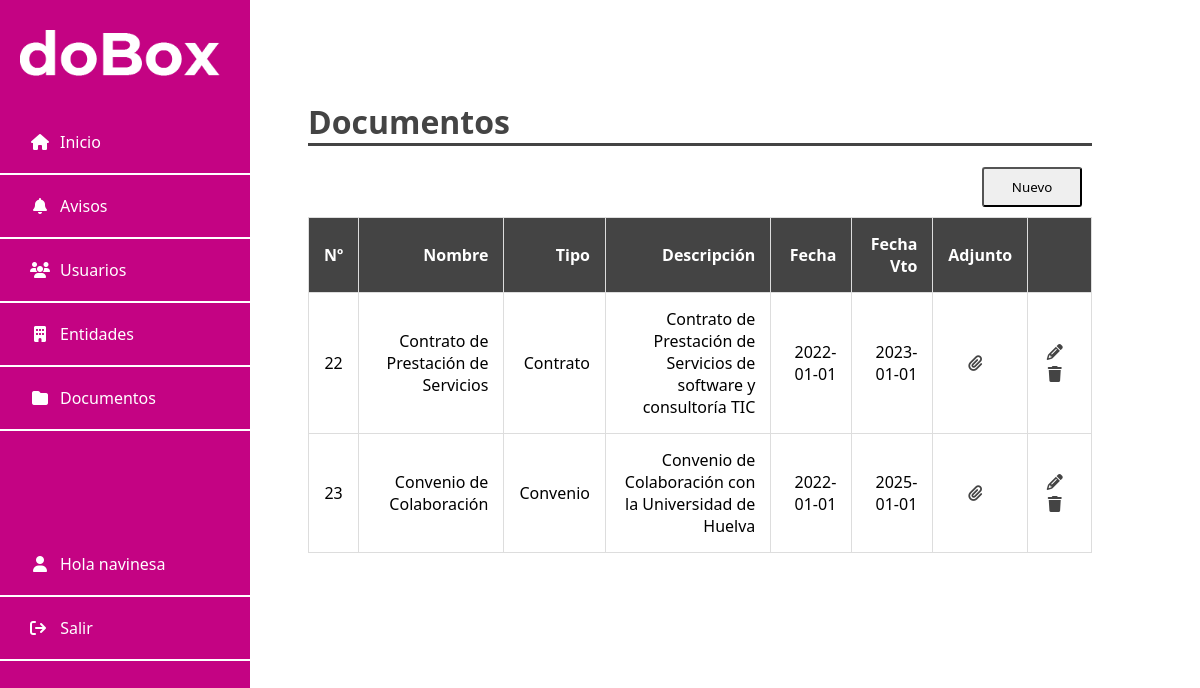
The page /documentos/griddocumentos.php (signed in) on the database its author committed.
### tables this page shows
CREATE TABLE `tbl_documentos` (
  `ID` int(11) NOT NULL,
  `NOMBRE` varchar(255) DEFAULT NULL,
  `TIPO` varchar(50) DEFAULT NULL,
  `DESCRIPCION` varchar(500) DEFAULT NULL,
  `FECHA` date DEFAULT NULL,
  `FECHA_VTO` date DEFAULT NULL,
  `ARCHIVO` varchar(255) NOT NULL
);

### login/Usuario_Sesion.php (called while the page is built, shortened)
<?php
class Usuario_Sesion
{
    private $usuario = null;
    private $rol = null;
    function __construct()
    {
        if (isset($_SESSION["usuario"]) || isset($_SESSION["rol"]) || isset($_SESSION["id"]) || isset($_SESSION["email"])) {
            $this->usuario = $_SESSION["usuario"];
            $this->rol = $_SESSION["rol"];
        }
    }
    public function getUsuario()
    {
        return $this->usuario;
    }
    public function getRol()
    {
        return $this->rol;
    }
}

### documentos/griddocumentos.php (the view, shortened to what this page needs)
<?php
require('../conexion.php');
include "../login/Usuario_Sesion.php";
$usuario_sesion = new Usuario_Sesion();
$usuario = $usuario_sesion->getUsuario();
$rol = $usuario_sesion->getRol();
$resultado = $mysqli->query("SELECT * FROM tbl_documentos");
?>
<!DOCTYPE html>
<html lang="es">
<head>
    <link rel="stylesheet" type="text/css" href="../css/index.css">
    <link rel="stylesheet" href="https://cdnjs.cloudflare.com/ajax/libs/font-awesome/6.1.1/css/all.min.css" />
</head>
<body>
    <div class="sidenav">
        <img class="logo" src="../img/logo_doBox_white.png">
        <a href="../home.php"><i class="fa fa-fw fa-home"></i>Inicio</a>
        <?php if ($rol === 'Administrador') { ?>
            <a href="../avisos/gridavisos.php"><i class="fa fa-fw fa-bell"></i>Avisos</a>
            <a href="../usuarios/gridusuarios.php"><i class="fa fa-fw fa-users"></i>Usuarios</a>
        <?php }
        ?>
        <a href="../entidades/gridentidades.php"><i class="fa fa-fw fa-building"></i>Entidades</a>
        <a href="../documentos/griddocumentos.php"><i class="fa fa-fw fa-folder"></i>Documentos</a>
        <br>
        <div class="sesion">
            <a href="index.php"><i class="fa fa-fw fa-user"></i>Hola <?php echo $usuario ?></a>
            <a href="../login/logout.php"><i class="fa fa-solid fa-arrow-right-from-bracket"></i> Salir</a>
        </div>
    </div>
    <div class="main">
        <h1>Documentos</h1>
        <button onclick="location.href='nuevo_documento.php'" class="guardar">Nuevo</button>
        <table>
            <thead>
                <tr>
                    <th>Nº</th>
                    <th>Nombre</th>
                    <th>Tipo</th>
                    <th>Descripción</th>
                    <th>Fecha</th>
                    <th>Fecha Vto</th>
                    <th>Adjunto</th>
                    <th> </th>
                </tr>
            </thead>
            <tbody>
                <?php
                while ($fila = $resultado->fetch_assoc()) { ?>
                    <tr>
                        <td class="celdacentrada"><?php echo $fila['ID']; ?></td>
                        <td><?php echo $fila['NOMBRE']; ?></td>
                        <td><?php echo $fila['TIPO']; ?></td>
                        <td><?php echo $fila['DESCRIPCION']; ?></td>
                        <td><?php echo $fila['FECHA']; ?></td>
                        <td><?php echo $fila['FECHA_VTO']; ?></td>
                        <td class="celdacentrada"><a href="leer_documento.php?ID=<?php echo $fila['ID']; ?>"><i class="fa fa-fw fa-paperclip link"></i></td>
                        <td class="celdacentrada"><a href="modificar_documento.php?ID=<?php echo $fila['ID']; ?>"><i class="fa fa-fw fa-pencil link"></i><a href="eliminar_documento.php?ID=<?php echo $fila['ID']; ?>"><i class="fa fa-fw fa-trash link"></td>
                    </tr>
                <?php } ?>
            </tbody>
        </table>
    </div>
</body>
</html>

### css/index.css (style rules this page uses)
body { font-family:'Segoe UI', Tahoma, Geneva, Verdana, sans-serif }
h1 { border-bottom: 3px solid #444; color:#444 }
.logo { width: 200px; margin: 20px 20px 20px 10px; padding: 10px 10px 10px 10px; border-radius: 10px }
.fa { padding-right: 10px }
.sidenav { height: 100%; width: 250px; position: fixed; z-index: 1; top: 0; left: 0; background-color: #c40383; overflow-x: hidden }
.sidenav a { padding: 20px 8px 20px 30px; text-decoration: none; font-size: 16px; color: white; display: block; border-bottom: 2px solid white }
.sesion { margin-top: 80px }
.main { margin-left: 300px; margin-top: 100px; margin-right: 100px }
.guardar { font-family: 'Segoe UI', Tahoma, Geneva, Verdana, sans-serif; border-radius: 3px; float: right; width: 100px; height: 40px; margin-left: 10px; margin-right: 10px; margin-bottom: 10px }
table { width: 100%; border-collapse: collapse }
table, th, td { border: 1px solid #ddd }
th { background-color: #444; color: white }
th, td { padding: 15px; text-align: right }
.celdacentrada { text-align: center }
.link { color:#444 }

### rows shown on the page
tbl_documentos: ID "22", NOMBRE "Contrato de Prestación de Servicios", TIPO "Contrato", DESCRIPCION "Contrato de Prestación de Servicios de software y consultoría TIC", FECHA "2022-01-01", FECHA_VTO "2023-01-01"
tbl_documentos: ID "23", NOMBRE "Convenio de Colaboración", TIPO "Convenio", DESCRIPCION "Convenio de Colaboración con la Universidad de Huelva", FECHA "2022-01-01", FECHA_VTO "2025-01-01"

### other values the page prints
$usuario "navinesa"
